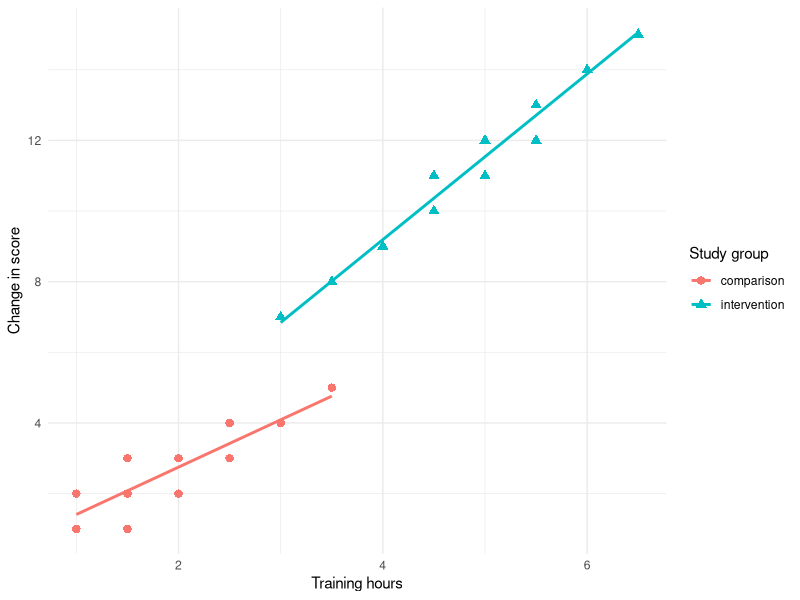

Reproduce this figure in R.
## ---- chunk 1
#| label: workshop-demo-setup
#| include: false

library(readr)
library(dplyr)
library(ggplot2)

study <- read_csv(
  "materials/complete/data/training-study.csv",
  show_col_types = FALSE
) |>
  mutate(change = followup_score - baseline_score)
## ---- chunk 2
#| label: demo-group-counts

study |>
  count(group)
## ---- chunk 3
#| label: demo-code-and-output

study |>
  summarise(
    participants = n(),
    mean_change = mean(change)
  )
## ---- chunk 4
#| label: demo-echo-false
#| echo: false

study |>
  count(group)
## ---- chunk 5
#| label: demo-output-false
#| output: false

summary_table <- study |>
  group_by(group) |>
  summarise(mean_change = mean(change), .groups = "drop")

summary_table
## ---- chunk 6
#| label: fig-change-demo
#| fig-cap: "Change score by training hours and study group."
#| fig-alt: "Scatterplot of training hours against change score. Comparison observations cluster at fewer hours and smaller changes; intervention observations generally have more hours and larger changes."
#| fig-width: 7
#| fig-height: 4.5
#| dpi: 300

ggplot(study, aes(training_hours, change, colour = group, shape = group)) +
  geom_point(size = 2.5) +
  geom_smooth(method = "lm", se = FALSE) +
  labs(
    x = "Training hours",
    y = "Change in score",
    colour = "Study group",
    shape = "Study group"
  ) +
  theme_minimal()
## ---- chunk 7
#| label: create-summary-table
#| include: false

group_summary <- study |>
  group_by(group) |>
  summarise(
    participants = n(),
    mean_change = mean(change),
    sd_change = sd(change),
    .groups = "drop"
  )
## ---- chunk 8
#| label: tbl-change-demo
#| tbl-cap: "Change scores by study group."

knitr::kable(group_summary, digits = 1)
